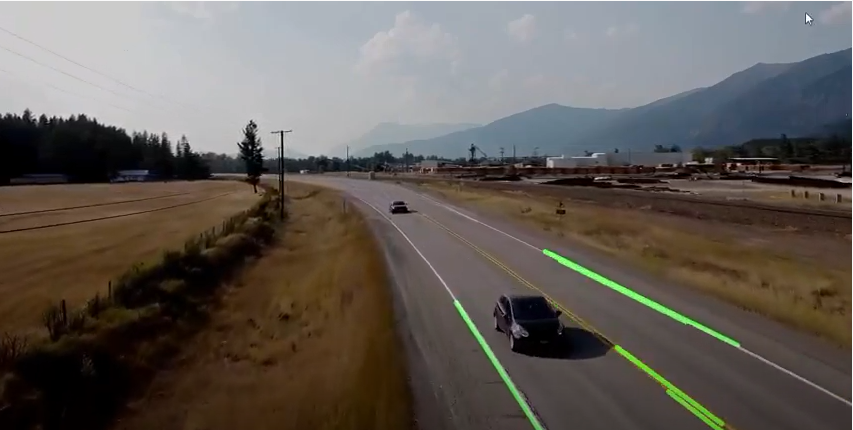
#> input picture road_line_detection.PNG, 853 x 430 px, given in place of video1.mp4, which was not available
$ python road_line_detection.py
#> lines starting #> are read from the running program, lines starting #| are printed output that depends on the picture; after the words box and inside, x2 and y2 are one past the last pixel; in counts of white or black regions, pixels touching at a corner belong together; pictures that were not available may be replaced by others from this repository, and a replacement may not be noted
#> further down, img is the input picture: shape (430, 853, 3); mean B, G, R 86.5, 92.3, 98.6
import cv2
import numpy as np


#resmi kesip interestini belirlemek için öncelikli maskeleme yapılır.
def region_of_interest(image,vertices):
    #image boyutu kadar sıfırlardan oluşan maske
    mask=np.zeros_like(image)

    match_mask_color=255

    #mask oluşturulan opencv fonksiyonu
    cv2.fillPoly(mask,vertices,match_mask_color)

    #piksel işlemi
    masked_image=cv2.bitwise_and(image,mask)

    return masked_image

#Line'ları çizdirmek görselleştirmek için
def drawLines(image,lines):
    image=np.copy(image)

    blank_image=np.zeros((image.shape[0],image.shape[1],3),dtype=np.uint8)

    for line in lines:
        for x1,y1,x2,y2 in line:
            #x1,y1 ve x2,y2 arsındaki yerleri doldur.
            cv2.line(blank_image,(x1,y1),(x2,y2),(0,255,0),
                     thickness=5)

    # Cizdirilen line orjinal resme eklenir.
    image=cv2.addWeighted(image,0.8,blank_image,1,0.0)

    return image


def process(image):

    #Videonun shape yükseklik ve genişlik olarak verilir.
    height,width=img.shape[0],img.shape[1]
#> height = 430; width = 853

    region_of_interest_vertices=[(0,height),(width,height),(width,0)]
#> region_of_interest_vertices = [(0, 430), (853, 430), (853, 0)]

    gray_image=cv2.cvtColor(image,cv2.COLOR_BGR2GRAY)
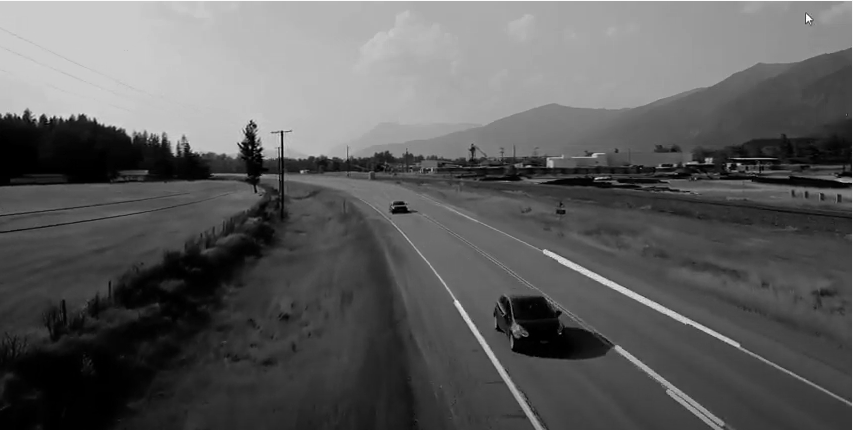
#> gray_image: shape (430, 853); min 0, max 255, mean 93.5

    #canny fonksiyonu çagrılır. Line detection için kullanılır.
    canny_image=cv2.Canny(gray_image,250,120)
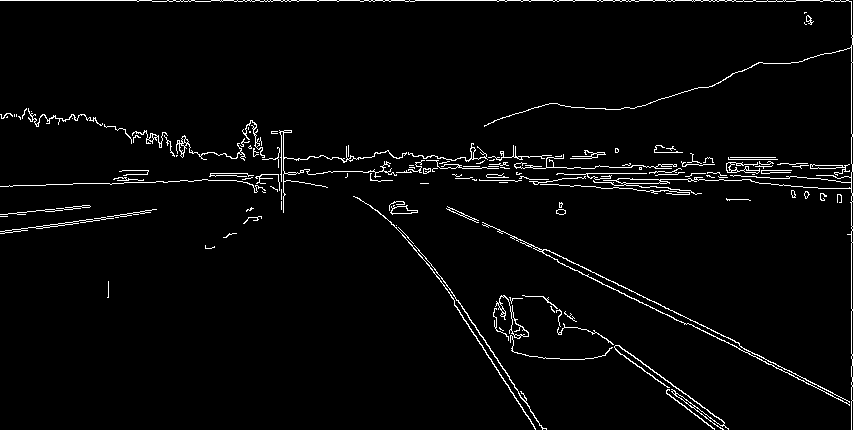
#> canny_image: shape (430, 853); 2.9% white in thin lines or dots

    cropped_image = region_of_interest(canny_image,
                                       np.array([region_of_interest_vertices], np.int32))
#> in region_of_interest, `cv2.fillPoly(mask,vertices,match_mask_color)`:
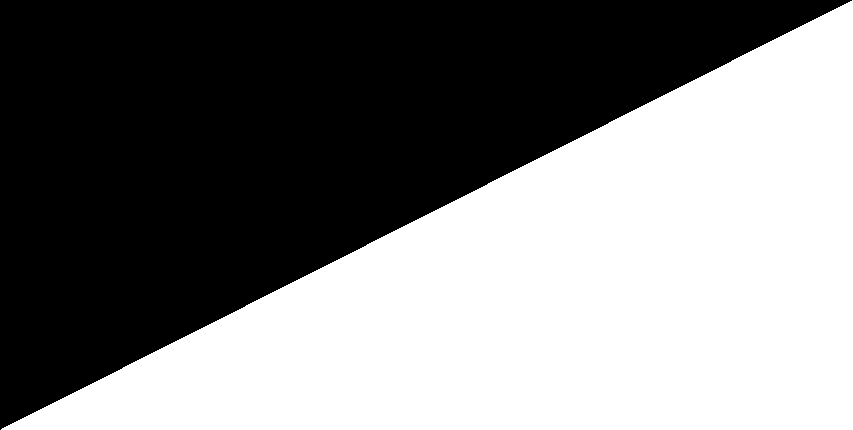
#> mask: shape (430, 853); 50.1% white; 1 black region, box (x1, y1, x2, y2) and area: (0, 0, 852, 430) 183184
#> in region_of_interest, `masked_image=cv2.bitwise_and(image,mask)`:
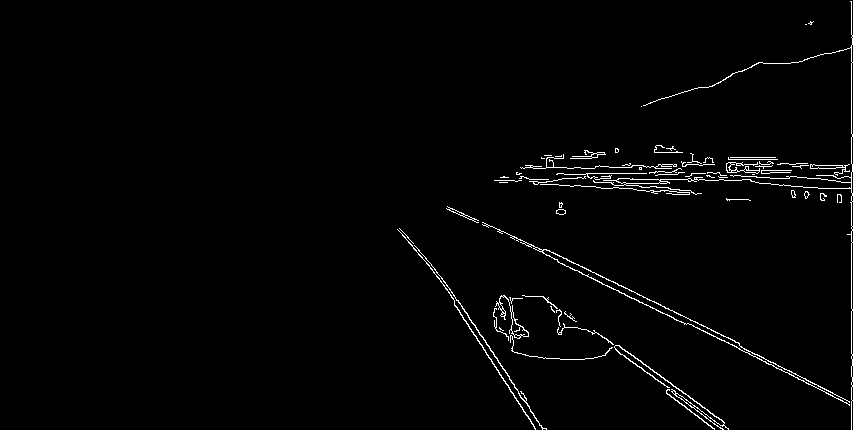
#> masked_image: shape (430, 853); 1.6% white in thin lines or dots, all inside (x1, y1, x2, y2) = (397, 1, 853, 430)

    #cropped edilen bölgelerde kalan line'ları tespit etmek için
    lines=cv2.HoughLinesP(cropped_image,
                    rho=2,
                    theta=np.pi/180,
                    threshold=220,
                    lines=np.array([]),
                    minLineLength=150,
                    maxLineGap=2)
#> lines = [[851, 358, 851, 196]]

    imagewithline=drawLines(image,lines)
#> the loop in drawLines, `for line in lines:` made 1 pass
#> after the loop in drawLines, `for line in lines:`:
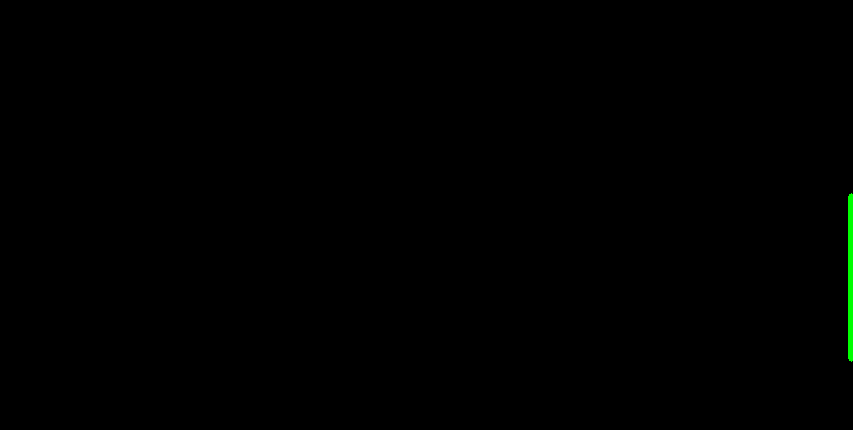
#> blank_image: shape (430, 853, 3); mean of channels 0, 1, 2 0, 0.6, 0; drawn as B, G, R
#> in drawLines, `image=cv2.addWeighted(image,0.8,blank_image,1,0.0)`:
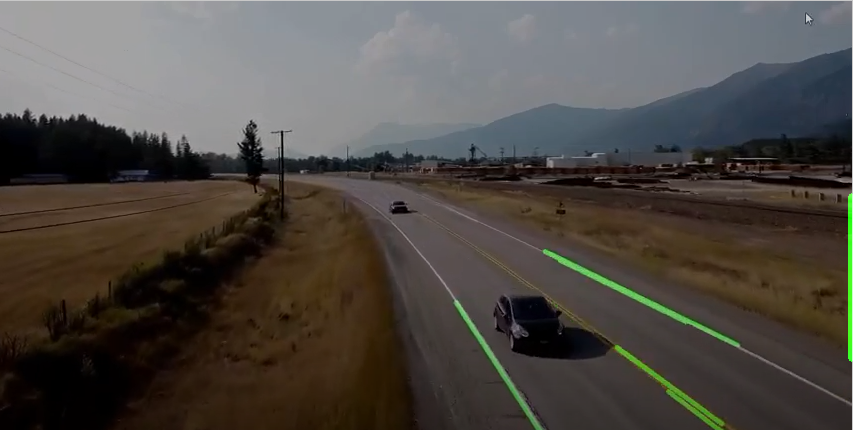
#> image: shape (430, 853, 3); mean B, G, R 69.2, 74.2, 78.8


    return imagewithline


cap=cv2.VideoCapture("../data/video1.mp4")


while True:

    success,img=cap.read()

    img=process(img)

    if success:

        cv2.imshow("image",img)

        if cv2.waitKey(20) &0xFF ==ord('q'):
#> (key q is pressed here)
            break
    else: break

cap.release()
cv2.destroyAllWindows()
